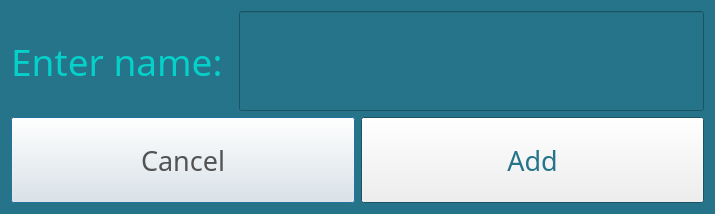
<?xml version="1.0" encoding="UTF-8"?>
<ui version="4.0">
 <class>AddPlayer</class>
 <widget class="QDialog" name="AddPlayer">
  <property name="geometry">
   <rect>
    <x>0</x>
    <y>0</y>
    <width>715</width>
    <height>214</height>
   </rect>
  </property>
  <property name="sizePolicy">
   <sizepolicy hsizetype="Preferred" vsizetype="Preferred">
    <horstretch>71</horstretch>
    <verstretch>0</verstretch>
   </sizepolicy>
  </property>
  <property name="minimumSize">
   <size>
    <width>214</width>
    <height>0</height>
   </size>
  </property>
  <property name="maximumSize">
   <size>
    <width>715</width>
    <height>214</height>
   </size>
  </property>
  <property name="palette">
   <palette>
    <active>
     <colorrole role="WindowText">
      <brush brushstyle="SolidPattern">
       <color alpha="255">
        <red>0</red>
        <green>0</green>
        <blue>0</blue>
       </color>
      </brush>
     </colorrole>
     <colorrole role="Base">
      <brush brushstyle="SolidPattern">
       <color alpha="255">
        <red>255</red>
        <green>255</green>
        <blue>255</blue>
       </color>
      </brush>
     </colorrole>
     <colorrole role="Window">
      <brush brushstyle="SolidPattern">
       <color alpha="255">
        <red>38</red>
        <green>116</green>
        <blue>138</blue>
       </color>
      </brush>
     </colorrole>
    </active>
    <inactive>
     <colorrole role="WindowText">
      <brush brushstyle="SolidPattern">
       <color alpha="255">
        <red>0</red>
        <green>0</green>
        <blue>0</blue>
       </color>
      </brush>
     </colorrole>
     <colorrole role="Base">
      <brush brushstyle="SolidPattern">
       <color alpha="255">
        <red>255</red>
        <green>255</green>
        <blue>255</blue>
       </color>
      </brush>
     </colorrole>
     <colorrole role="Window">
      <brush brushstyle="SolidPattern">
       <color alpha="255">
        <red>38</red>
        <green>116</green>
        <blue>138</blue>
       </color>
      </brush>
     </colorrole>
    </inactive>
    <disabled>
     <colorrole role="WindowText">
      <brush brushstyle="SolidPattern">
       <color alpha="255">
        <red>120</red>
        <green>120</green>
        <blue>120</blue>
       </color>
      </brush>
     </colorrole>
     <colorrole role="Base">
      <brush brushstyle="SolidPattern">
       <color alpha="255">
        <red>38</red>
        <green>116</green>
        <blue>138</blue>
       </color>
      </brush>
     </colorrole>
     <colorrole role="Window">
      <brush brushstyle="SolidPattern">
       <color alpha="255">
        <red>38</red>
        <green>116</green>
        <blue>138</blue>
       </color>
      </brush>
     </colorrole>
    </disabled>
   </palette>
  </property>
  <property name="windowTitle">
   <string>New Player</string>
  </property>
  <layout class="QGridLayout" name="gridLayout">
   <item row="0" column="0">
    <layout class="QVBoxLayout" name="verticalLayout_2">
     <item>
      <layout class="QHBoxLayout" name="horizontalLayout_2">
       <item>
        <widget class="QLabel" name="label">
         <property name="minimumSize">
          <size>
           <width>0</width>
           <height>100</height>
          </size>
         </property>
         <property name="palette">
          <palette>
           <active>
            <colorrole role="WindowText">
             <brush brushstyle="SolidPattern">
              <color alpha="255">
               <red>5</red>
               <green>208</green>
               <blue>201</blue>
              </color>
             </brush>
            </colorrole>
           </active>
           <inactive>
            <colorrole role="WindowText">
             <brush brushstyle="SolidPattern">
              <color alpha="255">
               <red>5</red>
               <green>208</green>
               <blue>201</blue>
              </color>
             </brush>
            </colorrole>
           </inactive>
           <disabled>
            <colorrole role="WindowText">
             <brush brushstyle="SolidPattern">
              <color alpha="255">
               <red>120</red>
               <green>120</green>
               <blue>120</blue>
              </color>
             </brush>
            </colorrole>
           </disabled>
          </palette>
         </property>
         <property name="font">
          <font>
           <family>Cooper Black</family>
           <pointsize>28</pointsize>
          </font>
         </property>
         <property name="text">
          <string>Enter name: </string>
         </property>
        </widget>
       </item>
       <item>
        <widget class="QLineEdit" name="newPlayerName">
         <property name="minimumSize">
          <size>
           <width>0</width>
           <height>100</height>
          </size>
         </property>
         <property name="palette">
          <palette>
           <active>
            <colorrole role="Text">
             <brush brushstyle="SolidPattern">
              <color alpha="255">
               <red>251</red>
               <green>110</green>
               <blue>181</blue>
              </color>
             </brush>
            </colorrole>
            <colorrole role="Base">
             <brush brushstyle="SolidPattern">
              <color alpha="255">
               <red>38</red>
               <green>116</green>
               <blue>138</blue>
              </color>
             </brush>
            </colorrole>
            <colorrole role="PlaceholderText">
             <brush brushstyle="SolidPattern">
              <color alpha="128">
               <red>251</red>
               <green>110</green>
               <blue>181</blue>
              </color>
             </brush>
            </colorrole>
           </active>
           <inactive>
            <colorrole role="Text">
             <brush brushstyle="SolidPattern">
              <color alpha="255">
               <red>251</red>
               <green>110</green>
               <blue>181</blue>
              </color>
             </brush>
            </colorrole>
            <colorrole role="Base">
             <brush brushstyle="SolidPattern">
              <color alpha="255">
               <red>38</red>
               <green>116</green>
               <blue>138</blue>
              </color>
             </brush>
            </colorrole>
            <colorrole role="PlaceholderText">
             <brush brushstyle="SolidPattern">
              <color alpha="128">
               <red>251</red>
               <green>110</green>
               <blue>181</blue>
              </color>
             </brush>
            </colorrole>
           </inactive>
           <disabled>
            <colorrole role="Text">
             <brush brushstyle="SolidPattern">
              <color alpha="255">
               <red>120</red>
               <green>120</green>
               <blue>120</blue>
              </color>
             </brush>
            </colorrole>
            <colorrole role="Base">
             <brush brushstyle="SolidPattern">
              <color alpha="255">
               <red>38</red>
               <green>116</green>
               <blue>138</blue>
              </color>
             </brush>
            </colorrole>
            <colorrole role="PlaceholderText">
             <brush brushstyle="SolidPattern">
              <color alpha="128">
               <red>0</red>
               <green>0</green>
               <blue>0</blue>
              </color>
             </brush>
            </colorrole>
           </disabled>
          </palette>
         </property>
         <property name="font">
          <font>
           <family>Cooper Black</family>
           <pointsize>28</pointsize>
          </font>
         </property>
        </widget>
       </item>
      </layout>
     </item>
     <item>
      <layout class="QHBoxLayout" name="horizontalLayout">
       <item>
        <widget class="QPushButton" name="cancelBtn">
         <property name="sizePolicy">
          <sizepolicy hsizetype="Preferred" vsizetype="Expanding">
           <horstretch>0</horstretch>
           <verstretch>0</verstretch>
          </sizepolicy>
         </property>
         <property name="palette">
          <palette>
           <active>
            <colorrole role="ButtonText">
             <brush brushstyle="SolidPattern">
              <color alpha="255">
               <red>83</red>
               <green>83</green>
               <blue>83</blue>
              </color>
             </brush>
            </colorrole>
           </active>
           <inactive>
            <colorrole role="ButtonText">
             <brush brushstyle="SolidPattern">
              <color alpha="255">
               <red>83</red>
               <green>83</green>
               <blue>83</blue>
              </color>
             </brush>
            </colorrole>
           </inactive>
           <disabled>
            <colorrole role="ButtonText">
             <brush brushstyle="SolidPattern">
              <color alpha="255">
               <red>120</red>
               <green>120</green>
               <blue>120</blue>
              </color>
             </brush>
            </colorrole>
           </disabled>
          </palette>
         </property>
         <property name="font">
          <font>
           <family>Cooper Black</family>
           <pointsize>20</pointsize>
          </font>
         </property>
         <property name="text">
          <string>Cancel</string>
         </property>
        </widget>
       </item>
       <item>
        <layout class="QVBoxLayout" name="verticalLayout">
         <item>
          <widget class="QPushButton" name="addBtn">
           <property name="sizePolicy">
            <sizepolicy hsizetype="Preferred" vsizetype="Expanding">
             <horstretch>0</horstretch>
             <verstretch>0</verstretch>
            </sizepolicy>
           </property>
           <property name="minimumSize">
            <size>
             <width>320</width>
             <height>0</height>
            </size>
           </property>
           <property name="palette">
            <palette>
             <active>
              <colorrole role="ButtonText">
               <brush brushstyle="SolidPattern">
                <color alpha="255">
                 <red>38</red>
                 <green>116</green>
                 <blue>138</blue>
                </color>
               </brush>
              </colorrole>
             </active>
             <inactive>
              <colorrole role="ButtonText">
               <brush brushstyle="SolidPattern">
                <color alpha="255">
                 <red>38</red>
                 <green>116</green>
                 <blue>138</blue>
                </color>
               </brush>
              </colorrole>
             </inactive>
             <disabled>
              <colorrole role="ButtonText">
               <brush brushstyle="SolidPattern">
                <color alpha="255">
                 <red>120</red>
                 <green>120</green>
                 <blue>120</blue>
                </color>
               </brush>
              </colorrole>
             </disabled>
            </palette>
           </property>
           <property name="font">
            <font>
             <family>Cooper Black</family>
             <pointsize>20</pointsize>
            </font>
           </property>
           <property name="text">
            <string>Add</string>
           </property>
          </widget>
         </item>
        </layout>
       </item>
      </layout>
     </item>
    </layout>
   </item>
  </layout>
 </widget>
 <resources/>
 <connections/>
</ui>
